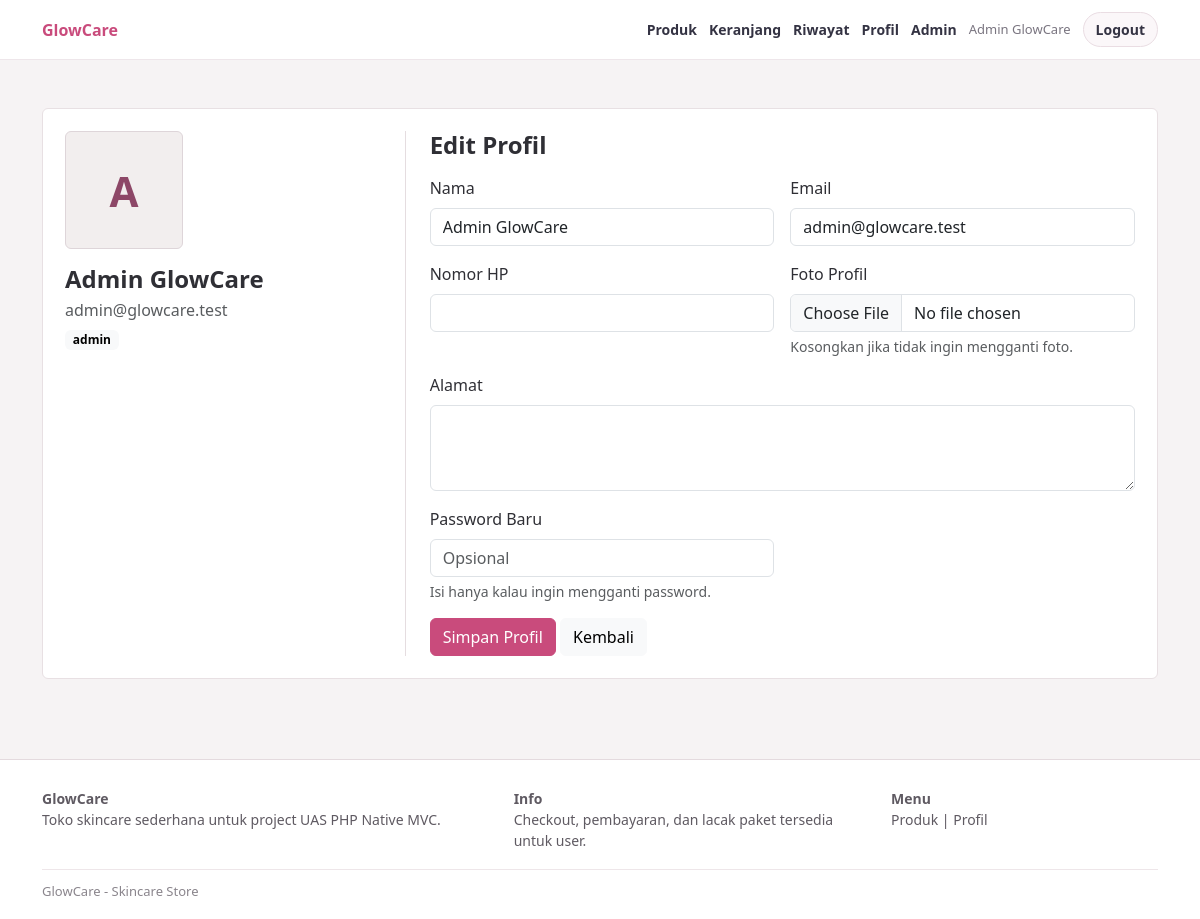
Screenshot of /index.php?page=profile (signed in) with the database file from the repository.
### tables this page shows
CREATE TABLE IF NOT EXISTS users (
    id_user INT AUTO_INCREMENT PRIMARY KEY,
    username VARCHAR(100) NOT NULL,
    email VARCHAR(150) NOT NULL UNIQUE,
    password VARCHAR(255) NOT NULL,
    nomor_hp VARCHAR(30) DEFAULT '',
    alamat TEXT,
    foto_profil VARCHAR(255) DEFAULT '',
    role ENUM('admin', 'user') NOT NULL DEFAULT 'user',
    created_at TIMESTAMP DEFAULT CURRENT_TIMESTAMP
);

### app/controllers/ProfileController.php (called while the page is built, shortened)
<?php
require_once __DIR__ . "/../../config/Database.php";
require_once __DIR__ . "/../models/User.php";
class ProfileController
{
    private $userModel;
    public function __construct()
    {
        $database = new Database();
        $this->userModel = new User($database->connect());
    }
    public function index()
    {
        $user = $this->userModel->getById($_SESSION['id_user']);
        require "app/views/profile/index.php";
    }
}

### index.php (called while the page is built, shortened)
<?php
require_once 'config/Database.php';
require_once 'routes/web.php';

### app/models/User.php (called while the page is built, shortened)
<?php
class User
{
    private $conn;
    public function __construct($db)
    {
        $this->conn = $db;
    }
    public function getById($id)
    {
        $stmt = $this->conn->prepare("SELECT * FROM users WHERE id_user=?");
        $stmt->execute([$id]);
        return $stmt->fetch(PDO::FETCH_ASSOC);
    }
}

### config/Database.php (called while the page is built, shortened)
<?php
class Database
{
    private $host = "localhost";
    private $dbname = "skincare_store";
    private $username = "root";
    private $password = "";
    public function connect()
    {
        try {
            $this->conn = new PDO(
                "mysql:host={$this->host};dbname={$this->dbname};charset=utf8mb4",
                $this->username,
                $this->password
            );
            $this->conn->setAttribute(PDO::ATTR_ERRMODE, PDO::ERRMODE_EXCEPTION);
            return $this->conn;
        } catch (PDOException $e) {
            die("Koneksi gagal : " . $e->getMessage());
        }
    }
}

### app/views/profile/index.php (the view, shortened to what this page needs)
<!DOCTYPE html>
<html lang="id">
<head>
    <link href="https://cdn.jsdelivr.net/npm/bootstrap@5.3.3/dist/css/bootstrap.min.css" rel="stylesheet">
    <link rel="stylesheet" href="assets/css/style.css?v=20260714-4">
</head>
<body class="user-page">
    <?php include "app/views/layouts/user_navbar.php"; ?>
    <main class="container py-5">
        <div class="user-section">
            <div class="row g-4">
                <div class="col-lg-4">
                    <div class="profile-side">
                        <?php if (!empty($user['foto_profil'])) { ?>
                            <img src="uploads/profiles/<?= htmlspecialchars($user['foto_profil']); ?>" class="profile-photo" alt="Foto profil">
                        <?php } else { ?>
                            <div class="profile-photo profile-placeholder"><?= strtoupper(substr($user['username'], 0, 1)); ?></div>
                        <?php } ?>
                        <h1 class="h4 fw-bold mt-3 mb-1"><?= htmlspecialchars($user['username']); ?></h1>
                        <p class="text-muted mb-0"><?= htmlspecialchars($user['email']); ?></p>
                        <span class="badge text-bg-light mt-2"><?= htmlspecialchars($user['role']); ?></span>
                    </div>
                </div>
                <div class="col-lg-8">
                    <h2 class="h4 fw-bold mb-3">Edit Profil</h2>
                    <form action="index.php?page=profile_update" method="POST" enctype="multipart/form-data" class="plain-form p-0 border-0">
                        <div class="row g-3">
                            <div class="col-md-6">
                                <label class="form-label">Nama</label>
                                <input type="text" name="username" class="form-control" value="<?= htmlspecialchars($user['username']); ?>" required>
                            </div>
                            <div class="col-md-6">
                                <label class="form-label">Email</label>
                                <input type="email" name="email" class="form-control" value="<?= htmlspecialchars($user['email']); ?>" required>
                            </div>
                            <div class="col-md-6">
                                <label class="form-label">Nomor HP</label>
                                <input type="text" name="nomor_hp" class="form-control" value="<?= htmlspecialchars($user['nomor_hp'] ?? ''); ?>" required>
                            </div>
                            <div class="col-md-6">
                                <label class="form-label">Foto Profil</label>
                                <input type="file" name="foto_profil" class="form-control" accept="image/jpeg,image/png,image/webp">
                                <div class="form-text">Kosongkan jika tidak ingin mengganti foto.</div>
                            </div>
                            <div class="col-12">
                                <label class="form-label">Alamat</label>
                                <textarea name="alamat" rows="3" class="form-control" required><?= htmlspecialchars($user['alamat'] ?? ''); ?></textarea>
                            </div>
                            <div class="col-md-6">
                                <label class="form-label">Password Baru</label>
                                <input type="password" name="password" class="form-control" placeholder="Opsional">
                                <div class="form-text">Isi hanya kalau ingin mengganti password.</div>
                            </div>
                            <div class="col-12">
                                <button class="btn btn-brand">Simpan Profil</button>
                                <a href="index.php?page=home" class="btn btn-light">Kembali</a>
                            </div>
                        </div>
                    </form>
                </div>
            </div>
        </div>
    </main>
    <?php include "app/views/layouts/user_footer.php"; ?>
</body>
</html>

### assets/css/style.css (style rules this page uses)
* { box-sizing: border-box; }
body { margin: 0; background: #f6f3f4; color: #2f2f35; font-family: "Segoe UI", Arial, sans-serif; }
a { color: #d83f87; text-decoration: none; }
.btn-brand { background: #c94b7c; border-color: #c94b7c; color: #fff; }
.plain-filter, .plain-form, .order-summary, .user-section, .empty-state, .user-table { background: #fff; border: 1px solid #e8e0e3; border-radius: 6px; }
.plain-filter, .plain-form, .order-summary, .user-section, .empty-state { padding: 22px; }
.profile-side { border-right: 1px solid #e5dde0; min-height: 100%; padding-right: 20px; }
.profile-photo { width: 118px; height: 118px; border-radius: 6px; object-fit: cover; border: 1px solid #ded5d9; background: #f2eeee; }
.profile-placeholder { display: grid; place-items: center; color: #8d4767; font-size: 42px; font-weight: 700; }

### rows the page displays
users: username "A", username "Admin GlowCare", email "admin@glowcare.test", role "admin"

### other values shown
$_SESSION['username'] "Admin GlowCare"
